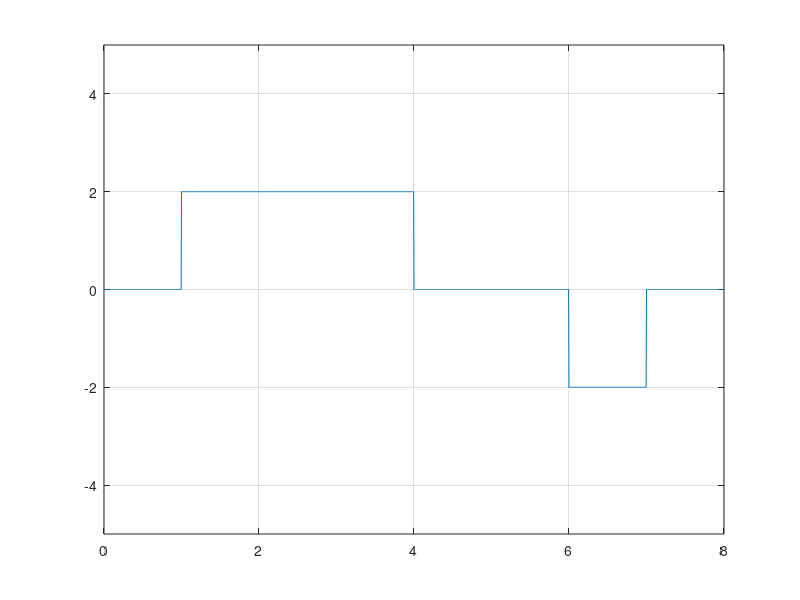

Here is the MATLAB script that generated this plot:
clear all;
clc;
bit = [0 1 0 0 1 0 1 1];

v = 2;

fs = 200;
fm = 2;
bit_duration = 1;
T = bit_duration * length(bit);
t = 0:1/fs:T;

x_digital = zeros(1, length(t));

lastState = 0;
lastNonZeroState = -v;

%encoding
for i = 1:length(bit)
    if bit(i) == 0 % if 0. do nothing
        x_digital((i-1)*fs*bit_duration+1 : i*fs*bit_duration) = lastState;
    else % found 1
        if lastState ~= 0 % if last bit non zero: go to 0
            x_digital((i-1)*fs*bit_duration+1 : i*fs*bit_duration) = 0;
            lastState = 0;
        else % asi 0 te, paisi 1
               x_digital((i-1)*fs*bit_duration+1 : i*fs*bit_duration) = -lastNonZeroState;
               lastState = -lastNonZeroState;
               lastNonZeroState = -lastNonZeroState;
        end
            
    end
end

plot(t, x_digital);
xlim([0, T]);
ylim([-5, 5]);
grid on;

%demodulation
counter = 0;
data = zeros(1, length(bit));

lastState = 0;
lastNonZeroState = -v;

for i=1:length(t)
    if t(i) > counter*bit_duration
        counter = counter  + 1;
        % if 0 and last state == 0, 
        if x_digital(i) == 0
            if lastState == 0
                data(counter) = 0;
            else
                data(counter) = 1;
            end
            lastState = 0;
        else
            if lastState == 0
                data(counter) = 1;
            else
                data(counter) = 0;
            end
            lastState = 1;
        end
    end
end

disp(data)


